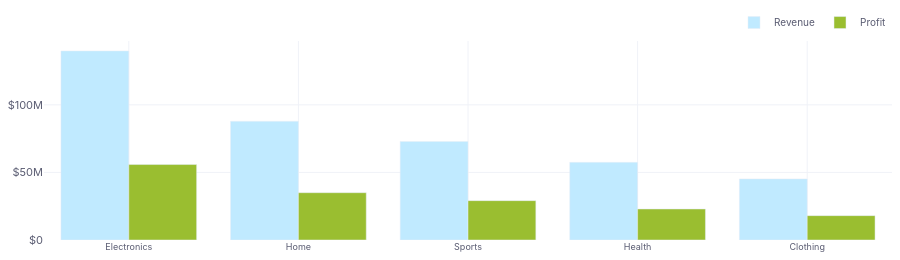
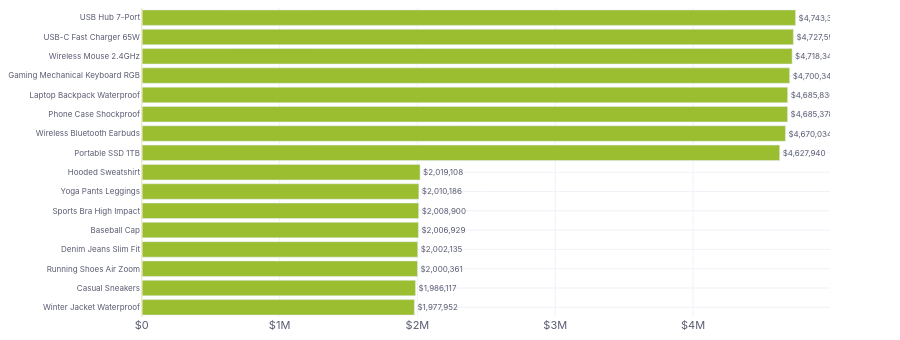
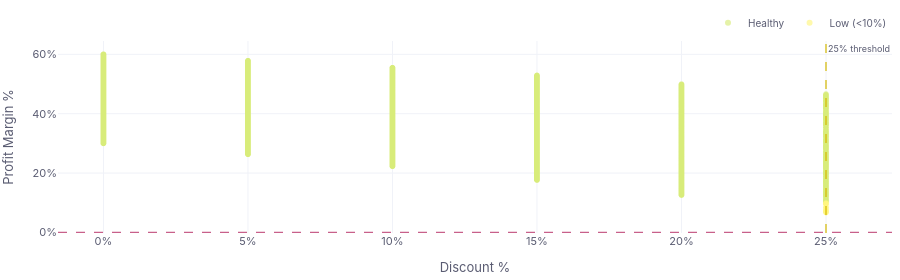

Here is the notebook cell these charts were saved with, in order:
### Markdown cell above
## 8. Product analysis

### Code cell
agg['category']
category_revenue_profit(agg['category']).show()
product_ranking_bars(agg['products_ranked']).show()
print('Discount vs margin sample:')
discount_margin_scatter(agg['scatter']).show()

### Figure 1 — Plotly figure (JSON) as saved in the notebook; plotly's stock layout.template omitted (floating-point values rounded to 4 significant figures)
{"data": [{"hovertemplate": "%{x}<br>Revenue: $%{y:,.0f}<extra></extra>", "marker": {"color": "#c0eaff"}, "name": "Revenue", "type": "bar", "x": ["Electronics", "Home", "Sports", "Health", "Clothing"], "y": [139900000.0, 87830000.0, 72920000.0, 57470000.0, 45210000.0]}, {"hovertemplate": "%{x}<br>Profit: $%{y:,.0f}<extra></extra>", "marker": {"color": ["#9abe30", "#9abe30", "#9abe30", "#9abe30", "#9abe30"]}, "name": "Profit", "type": "bar", "x": ["Electronics", "Home", "Sports", "Health", "Clothing"], "y": [55840000.0, 35000000.0, 29120000.0, 22940000.0, 18030000.0]}], "layout": {"barmode": "group", "font": {"color": "#5A5C72", "family": "Inter, system-ui, sans-serif", "size": 11}, "height": 260, "hoverlabel": {"bgcolor": "white", "font": {"size": 11}}, "legend": {"font": {"size": 10}, "orientation": "h", "x": 1, "xanchor": "right", "y": 1.02, "yanchor": "bottom"}, "margin": {"b": 8, "l": 8, "r": 8, "t": 8}, "paper_bgcolor": "white", "plot_bgcolor": "white", "xaxis": {"gridcolor": "#f0f2f8", "tickfont": {"size": 9}, "zeroline": false}, "yaxis": {"gridcolor": "#f0f2f8", "tickprefix": "$", "zeroline": false}}}

### Figure 2 — Plotly figure (JSON) as saved in the notebook; plotly's stock layout.template omitted (floating-point values rounded to 4 significant figures)
{"data": [{"customdata": [["Clothing", 4969000.0, 39.81], ["Clothing", 4969000.0, 39.97], ["Clothing", 5033000.0, 39.75], ["Clothing", 5009000.0, 39.97], ["Clothing", 5036000.0, 39.86], ["Clothing", 5022000.0, 40.0], ["Clothing", 5029000.0, 39.97], ["Clothing", 5052000.0, 39.96], ["Electronics", 11590000.0, 39.93], ["Electronics", 11680000.0, 40.0], ["Electronics", 11770000.0, 39.81], ["Electronics", 11720000.0, 39.98], ["Electronics", 11770000.0, 39.94], ["Electronics", 11770000.0, 40.1], ["Electronics", 11830000.0, 39.95], ["Electronics", 11890000.0, 39.89]], "hovertemplate": "<b>%{y}</b><br>Profit: $%{x:,.0f}<br>Category: %{customdata[0]}<br>Revenue: $%{customdata[1]:,.0f}<br>Margin: %{customdata[2]:.1f}%<extra></extra>", "marker": {"color": ["#9abe30", "#9abe30", "#9abe30", "#9abe30", "#9abe30", "#9abe30", "#9abe30", "#9abe30", "#9abe30", "#9abe30", "#9abe30", "#9abe30", "#9abe30", "#9abe30", "#9abe30", "#9abe30"]}, "orientation": "h", "text": ["$1,977,952", "$1,986,117", "$2,000,361", "$2,002,135", "$2,006,929", "$2,008,900", "$2,010,186", "$2,019,108", "$4,627,940", "$4,670,034", "$4,685,378", "$4,685,830", "$4,700,348", "$4,718,341", "$4,727,591", "$4,743,313"], "textfont": {"size": 8}, "textposition": "outside", "type": "bar", "x": [1978000.0, 1986000.0, 2000000.0, 2002000.0, 2007000.0, 2009000.0, 2010000.0, 2019000.0, 4628000.0, 4670000.0, 4685000.0, 4686000.0, 4700000.0, 4718000.0, 4728000.0, 4743000.0], "y": ["Winter Jacket Waterproof", "Casual Sneakers", "Running Shoes Air Zoom", "Denim Jeans Slim Fit", "Baseball Cap", "Sports Bra High Impact", "Yoga Pants Leggings", "Hooded Sweatshirt", "Portable SSD 1TB", "Wireless Bluetooth Earbuds", "Phone Case Shockproof", "Laptop Backpack Waterproof", "Gaming Mechanical Keyboard RGB", "Wireless Mouse 2.4GHz", "USB-C Fast Charger 65W", "USB Hub 7-Port"]}], "layout": {"font": {"color": "#5A5C72", "family": "Inter, system-ui, sans-serif", "size": 11}, "height": 340, "hoverlabel": {"bgcolor": "white", "font": {"size": 11}}, "legend": {"font": {"size": 10}, "orientation": "h", "x": 1, "xanchor": "right", "y": 1.02, "yanchor": "bottom"}, "margin": {"b": 8, "l": 8, "r": 70, "t": 8}, "paper_bgcolor": "white", "plot_bgcolor": "white", "shapes": [{"line": {"color": "#eceacc", "width": 1.5}, "type": "line", "x0": 0, "x1": 0, "xref": "x", "y0": 0, "y1": 1, "yref": "y domain"}], "xaxis": {"gridcolor": "#f0f2f8", "tickprefix": "$", "zeroline": false}, "yaxis": {"gridcolor": "#f0f2f8", "tickfont": {"size": 8}, "zeroline": false}}}

### Figure 3 — Plotly figure (JSON) as saved in the notebook; plotly's stock layout.template omitted (floating-point values rounded to 4 significant figures; data arrays with more than 128 entries replaced by an {"elided": "..."} marker saying what was removed)
{"data": [{"customdata": {"elided": "4986x4 mixed values"}, "hovertemplate": "band=Healthy<br>discount_percent=%{x}<br>profit_margin_percent=%{y}<br>product_name=%{customdata[0]}<br>category=%{customdata[1]}<br>total_price_usd=%{customdata[2]:,.0f}<br>profit_usd=%{customdata[3]:,.0f}<extra></extra>", "legendgroup": "Healthy", "marker": {"color": "#d8ec7a", "line": {"width": 0}, "opacity": 0.65, "size": 6, "symbol": "circle"}, "mode": "markers", "name": "Healthy", "showlegend": true, "type": "scattergl", "x": {"elided": "4986 int values"}, "xaxis": "x", "y": {"elided": "4986 float values"}, "yaxis": "y"}, {"customdata": [["Bedsheet Set Cotton", "Home", 1063.0, 90.79], ["Digital Blood Pressure Monitor", "Health", 219.5, 16.89], ["Dumbbells Set Adjustable", "Sports", 83.16, 5.7], ["Tennis Balls Pack", "Sports", 186.4, 15.39], ["Digital Thermometer", "Health", 632.8, 62.41], ["Wireless Bluetooth Earbuds", "Electronics", 232.5, 17.14], ["Denim Jeans Slim Fit", "Clothing", 229.0, 21.67], ["Phone Case Shockproof", "Electronics", 603.2, 59.27], ["Coffee Maker Automatic", "Home", 219.4, 14.66], ["Vitamin C Tablets", "Health", 578.5, 42.03], ["Phone Case Shockproof", "Electronics", 507.2, 48.68], ["Smart Watch Series 8", "Electronics", 333.0, 23.26], ["Digital Blood Pressure Monitor", "Health", 161.4, 11.32], ["Digital Blood Pressure Monitor", "Health", 103.2, 9.82]], "hovertemplate": "band=Low (<10%)<br>discount_percent=%{x}<br>profit_margin_percent=%{y}<br>product_name=%{customdata[0]}<br>category=%{customdata[1]}<br>total_price_usd=%{customdata[2]:,.0f}<br>profit_usd=%{customdata[3]:,.0f}<extra></extra>", "legendgroup": "Low (<10%)", "marker": {"color": "#fff680", "line": {"width": 0}, "opacity": 0.65, "size": 6, "symbol": "circle"}, "mode": "markers", "name": "Low (<10%)", "showlegend": true, "type": "scattergl", "x": [25, 25, 25, 25, 25, 25, 25, 25, 25, 25, 25, 25, 25, 25], "xaxis": "x", "y": [8.54, 7.7, 6.85, 8.26, 9.86, 7.37, 9.46, 9.83, 6.68, 7.27, 9.6, 6.99, 7.01, 9.51], "yaxis": "y"}], "layout": {"annotations": [{"font": {"size": 9}, "showarrow": false, "text": "25% threshold", "x": 25, "xanchor": "left", "xref": "x", "y": 1, "yanchor": "top", "yref": "y domain"}], "font": {"color": "#5A5C72", "family": "Inter, system-ui, sans-serif", "size": 11}, "height": 280, "hoverlabel": {"bgcolor": "white", "font": {"size": 11}}, "legend": {"font": {"size": 10}, "orientation": "h", "title": {"text": ""}, "tracegroupgap": 0, "x": 1, "xanchor": "right", "y": 1.02, "yanchor": "bottom"}, "margin": {"b": 8, "l": 8, "r": 8, "t": 8}, "paper_bgcolor": "white", "plot_bgcolor": "white", "shapes": [{"line": {"color": "#c8608a", "dash": "dash", "width": 1.2}, "type": "line", "x0": 0, "x1": 1, "xref": "x domain", "y0": 0, "y1": 0, "yref": "y"}, {"line": {"color": "#d4b800", "dash": "dash", "width": 1.2}, "type": "line", "x0": 25, "x1": 25, "xref": "x", "y0": 0, "y1": 1, "yref": "y domain"}], "xaxis": {"anchor": "y", "domain": [0.0, 1.0], "gridcolor": "#f0f2f8", "ticksuffix": "%", "title": {"text": "Discount %"}, "zeroline": false}, "yaxis": {"anchor": "x", "domain": [0.0, 1.0], "gridcolor": "#f0f2f8", "ticksuffix": "%", "title": {"text": "Profit Margin %"}, "zeroline": false}}}
